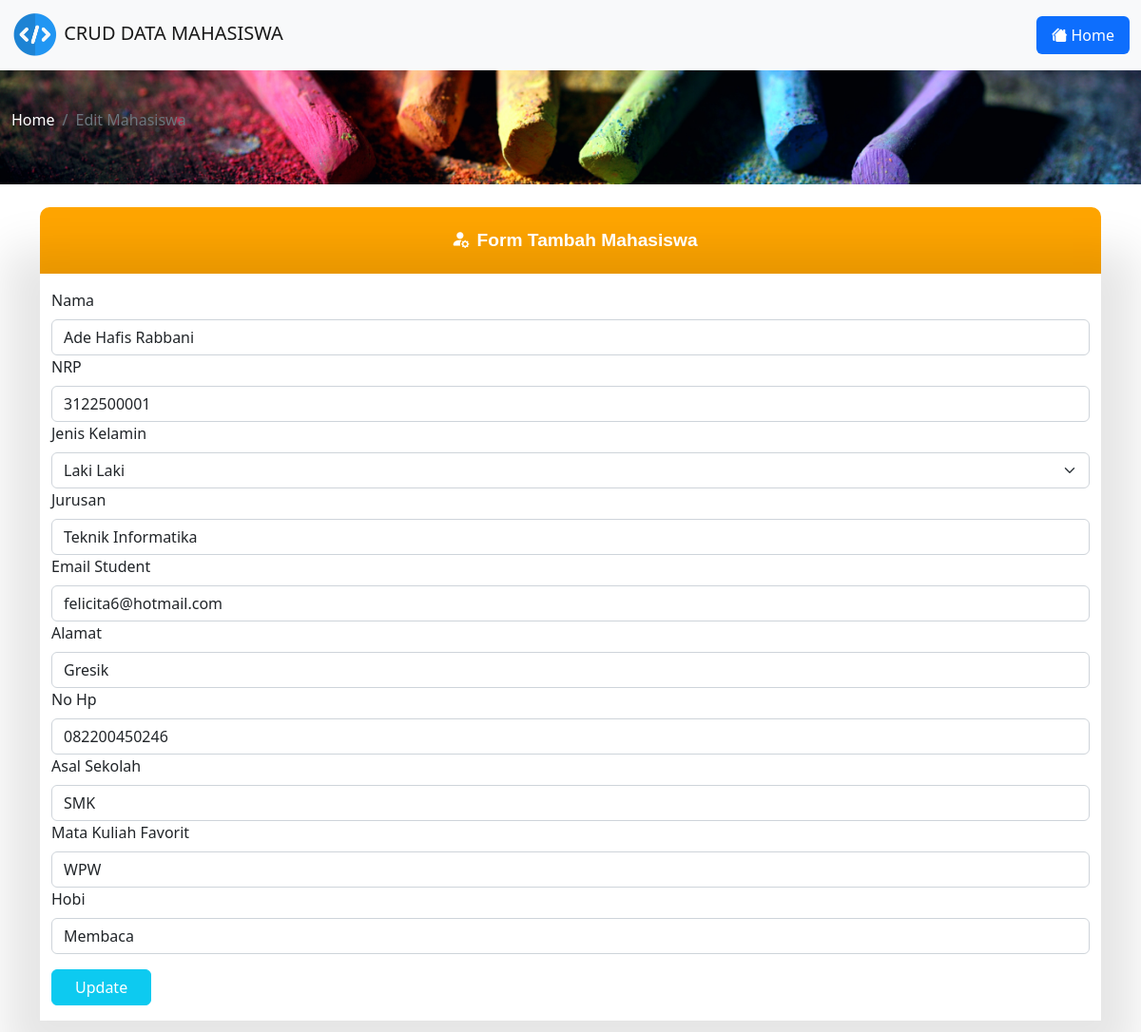
The page /edit.php?id=1 on the database its author committed.
### tables this page shows
CREATE TABLE `mahasiswa` (
  `id` int(11) NOT NULL,
  `nama` varchar(50) NOT NULL,
  `nrp` char(11) NOT NULL,
  `jenis_kelamin` set('Laki Laki','Perempuan','','') NOT NULL,
  `jurusan` varchar(20) NOT NULL,
  `email_student` varchar(50) NOT NULL,
  `alamat` varchar(20) NOT NULL,
  `phone` varchar(12) NOT NULL,
  `asal_sekolah` varchar(20) NOT NULL,
  `mata_kuliah_favorit` varchar(20) NOT NULL,
  `hobi` varchar(20) NOT NULL
);

### edit.php (the view, shortened to what this page needs)
<!DOCTYPE html>
<html>
<head>
    <link href="https://cdn.jsdelivr.net/npm/bootstrap@5.2.3/dist/css/bootstrap.min.css" rel="stylesheet">
    <link rel="stylesheet" href="https://cdn.jsdelivr.net/npm/bootstrap-icons@1.10.3/font/bootstrap-icons.css">
    <link rel="stylesheet" href="./assets/style.css">
</head>
<body>
    <nav class="navbar bg-light">
        <div class="container-fluid">
            <a class="navbar-brand" href="#">
                <img src="./assets/logo.png" alt="Logo" width="50" class="d-inline-block align-text-center">
                CRUD DATA MAHASISWA
            </a>
            <ul class="nav justify-content-end">
                <li class="nav-item">
                    <a class="nav-link active bg-primary text-white rounded-2" href="index.php"><i class="bi bi-houses-fill"></i> Home</a>
                </li>
            </ul>
        </div>
    </nav>
    <div class="container-fluid header mb-3">
        <nav aria-label="breadcrumb">
            <ol class="breadcrumb text-white">
                <li class="breadcrumb-item" aria-current="page">Home</li>
                <li class="breadcrumb-item active" aria-current="page">Edit Mahasiswa</li>
            </ol>
        </nav>
    </div>
    <?php
    include 'koneksi.php';
    $id = $_GET['id'];
    $data = mysqli_query($koneksi, "SELECT * from mahasiswa where id='$id'");
    while ($d = mysqli_fetch_array($data)) {
    ?>
        <div class="container my-4">
            <div class="container header_form"><i class="bi bi-person-fill-gear px-2"></i>Form Tambah Mahasiswa</div>
            <div class="container py-3 form_input">
                <form method="post" action="update.php">
                    <label class="form-label" for="nama">Nama </label>
                    <input class="form-control" type="text" name="nama" id="nama" value="<?php echo $d['nama']; ?>">
                    <label class="form-label" for="nrp">NRP </label>
                    <input class="form-control" type="number" name="nrp" id="nrp" value="<?php echo $d['nrp']; ?>">
                    <label class="form-label" for="jenis_kelamin">Jenis Kelamin </label>
                    <select class="form-select" name="jenis_kelamin" id="jenis_kelamin" value="<?php echo $d['jenis_kelamin']; ?>">
                        <option value="Laki Laki">Laki Laki</option>
                    </select>
                    <label class="form-label" for="jurusan">Jurusan </label>
                    <input class="form-control" type="text" name="jurusan" id="jurusan" value="<?php echo $d['jurusan']; ?>">
                    <label class="form-label" for="email_student">Email Student </label>
                    <input class="form-control" type="email" name="email_student" id="email_student" value="<?php echo $d['email_student']; ?>">
                    <label class="form-label" for="alamat">Alamat </label>
                    <input class="form-control" type="text" name="alamat" id="alamat" value="<?php echo $d['alamat']; ?>">
                    <label class="form-label" for="phone">No Hp </label>
                    <input class="form-control" type="number" name="phone" id="phone" value="<?php echo $d['phone']; ?>">
                    <label class="form-label" for="asal_sekolah">Asal Sekolah </label>
                    <input class="form-control" type="text" name="asal_sekolah" id="asal_sekolah" value="<?php echo $d['asal_sekolah']; ?>">
                    <label class="form-label" for="mata_kuliah_favorit">Mata Kuliah Favorit </label>
                    <input class="form-control" type="text" name="mata_kuliah_favorit" id="mata_kuliah_favorit" value="<?php echo $d['mata_kuliah_favorit']; ?>">
                    <label class="form-label" for="hobi">Hobi </label>
                    <input class="form-control" type="text" name="hobi" id="hobi" value="<?php echo $d['hobi']; ?>">
                    <button type="submit" class="btn btn-info text-white px-4 mt-3">Update</button>
                </form>
            </div>
        </div>
    <?php
    }
    ?>
</body>
</html>

### assets/style.css (style rules this page uses)
.header { width: 100%; height: 120px; background: url(./header.jpg); background-repeat: no-repeat; display: flex; align-items: center; background-size: cover; background-position: center; }
.form_input { box-shadow: 0px 10px 44px 36px rgba(0, 0, 0, 0.1); }
.header_form { width: 100%; height: 70px; background-color: orange; display: flex; justify-content: center; align-items: center; padding: 0; font-family: "Noto Sans TC", sans-serif; font-weight: bold; font-size: 1.2em; border-radius: 10px 10px 0 0; color: white; }

### rows shown on the page
mahasiswa: nama "Ade Hafis Rabbani", nrp "3122500001", jenis_kelamin "Laki Laki", jurusan "Teknik Informatika", email_student "felicita6@hotmail.com", alamat "Gresik", phone "082200450246", asal_sekolah "SMK", mata_kuliah_favorit "WPW", hobi "Membaca"
